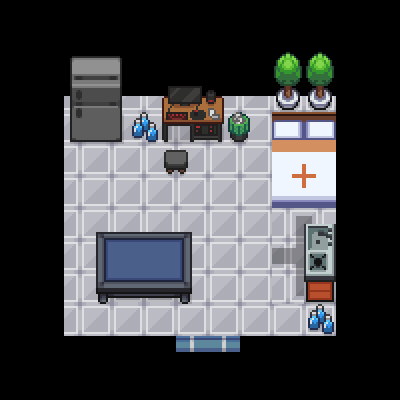

Tiled map render using the project's own tile images. Description and the whole map definition, tile-layer contents included, below:
An orthogonal 25x25 tile map with 16x16 px tiles, 2 tile layers (background, elements) and 13 objects (heal_zone, warp, spawn_house).

<map version="1.9" tiledversion="1.9.2" orientation="orthogonal" renderorder="right-down" width="25" height="25" tilewidth="16" tileheight="16" infinite="0" nextlayerid="4" nextobjectid="14">
 <tileset firstgid="1" source="Tileset insides.tsx" />
 <layer id="1" name="background" width="25" height="25">
  <data encoding="csv">
0,0,0,0,0,0,0,0,0,0,0,0,0,0,0,0,0,0,0,0,0,0,0,0,0,
0,0,0,0,0,0,0,0,0,0,0,0,0,0,0,0,0,0,0,0,0,0,0,0,0,
0,0,62,62,62,62,62,62,62,62,62,62,62,62,62,62,62,62,62,62,62,62,62,0,0,
0,0,62,1127,1128,1129,1130,1127,1128,1129,1130,1127,1128,1129,1130,1127,1128,1129,1130,1127,1128,1129,62,0,0,
0,0,62,1155,1156,1157,1158,1155,1156,1157,1158,1155,1156,1157,1158,1155,1156,1157,1158,1155,1156,1157,62,0,0,
0,0,62,1127,1128,1129,1130,1127,1128,1129,1130,1127,1128,1129,1130,1127,1128,1129,1130,1127,1128,1129,62,0,0,
0,0,62,1127,1264,1263,1264,1263,1264,1263,1264,1263,1264,1263,1264,1263,1264,1263,1264,1263,1264,1127,62,0,0,
0,0,62,1155,1236,1235,1236,1235,1236,1235,1236,1235,1236,1235,1236,1235,1236,1235,1236,1235,1236,1155,62,0,0,
0,0,62,1127,1264,1263,1264,1263,1264,1263,1264,1263,1264,1263,1264,1263,1264,1263,1264,1263,1264,1127,62,0,0,
0,0,62,1155,1236,1235,1236,1235,1236,1235,1236,1235,1236,1235,1236,1235,1236,1235,1236,1235,1236,1155,62,0,0,
0,0,62,1127,1264,1263,1264,1263,1264,1263,1264,1263,1264,1263,1264,1263,1264,1263,1264,1263,1264,1127,62,0,0,
0,0,62,1155,1236,1235,1236,1235,1236,1235,1236,1235,1236,1235,1236,1235,1236,1235,1236,1235,1236,1155,62,0,0,
0,0,62,1127,1264,1263,1264,1263,1264,1263,1264,1263,1264,1263,1264,1263,1264,1263,1264,1263,1264,1127,62,0,0,
0,0,62,1155,1236,1235,1236,1235,1236,1235,1236,1235,1236,1235,1236,1235,1236,1235,1236,1235,1236,1155,62,0,0,
0,0,62,1127,1264,1263,1264,1263,1264,1263,1264,1263,1264,1263,1264,1263,1264,1263,1264,1263,1264,1127,62,0,0,
0,0,62,1155,1236,1235,1236,1235,1236,1235,1236,1235,1236,1235,1236,1235,1236,1235,1236,1235,1236,1155,62,0,0,
0,0,62,1127,1264,1263,1264,1263,1264,1263,1264,1263,1264,1263,1264,1263,1264,1263,1264,1263,1264,1127,62,0,0,
0,0,62,1155,1236,1235,1236,1235,1236,1235,1236,1235,1236,1235,1236,1235,1236,1235,1236,1235,1236,1155,62,0,0,
0,0,62,1127,1264,1263,1264,1263,1264,1263,1264,1263,1264,1263,1264,1263,1264,1263,1264,1263,1264,1127,62,0,0,
0,0,62,1155,1236,1235,1236,1235,1236,1235,1236,1235,1236,1235,1236,1235,1236,1235,1236,1235,1236,1155,62,0,0,
0,0,62,1127,1264,1263,1264,1263,1264,1263,1264,1263,1264,1263,1264,1263,1264,1263,1264,1263,1264,1127,62,0,0,
0,0,62,1127,1128,1129,1130,1127,1128,1129,1130,2396,2397,2398,2399,1127,1128,1129,1130,1127,1128,1155,62,0,0,
0,0,62,62,62,62,62,62,62,62,62,62,62,62,62,62,62,62,62,62,62,62,62,0,0,
0,0,0,0,0,0,0,0,0,0,0,0,0,0,0,0,0,0,0,0,0,0,0,0,0,
0,0,0,0,0,0,0,0,0,0,0,0,0,0,0,0,0,0,0,0,0,0,0,0,0
</data>
 </layer>
 <layer id="2" name="elements" width="25" height="25">
  <data encoding="csv">
0,0,0,0,0,0,0,0,0,0,0,0,0,0,0,0,0,0,0,0,0,0,0,0,0,
0,0,0,0,0,0,0,0,0,0,0,0,0,0,0,0,0,0,0,0,0,0,0,0,0,
0,0,0,0,0,0,0,0,0,0,0,0,0,0,0,0,0,0,0,0,0,0,0,0,0,
0,0,0,0,293,294,295,296,0,0,0,0,0,0,0,0,0,1131,1132,1131,1132,0,0,0,0,
0,0,0,0,321,322,323,324,0,0,0,0,0,0,0,0,0,1159,1160,1159,1160,0,0,0,0,
0,0,0,0,349,350,351,352,0,0,337,338,339,340,0,0,0,1187,1188,1187,1188,0,0,0,0,
0,0,0,0,377,378,379,380,0,0,365,366,367,368,0,0,0,1215,1216,1215,1216,0,0,0,0,
0,0,0,0,405,406,407,408,571,572,393,394,395,396,619,620,0,972,973,974,975,0,0,0,0,
0,0,0,0,433,434,435,436,599,600,421,422,423,424,647,648,0,1000,1001,1002,1003,0,0,0,0,
0,0,0,0,0,0,0,0,0,0,563,564,0,0,0,0,0,1028,1029,1030,1031,0,0,0,0,
0,0,0,0,0,0,0,0,0,0,591,592,0,0,0,0,0,1056,1057,1058,1059,0,0,0,0,
0,0,0,0,0,0,0,0,0,0,0,0,0,0,0,0,0,1084,1085,1086,1087,0,0,0,0,
0,0,0,0,0,0,0,0,0,0,0,0,0,0,0,0,0,1112,1113,1114,1115,0,0,0,0,
0,0,0,0,0,0,0,0,0,0,0,0,0,0,0,0,0,1140,1141,1142,1143,0,0,0,0,
0,0,0,0,0,0,2507,2508,2509,2510,2511,2512,0,0,0,0,0,1168,1169,483,484,0,0,0,0,
0,0,0,0,0,0,2535,2536,2537,2538,2539,2540,0,0,0,0,0,1196,1197,511,512,0,0,0,0,
0,0,0,0,0,0,2563,2564,2565,2566,2567,2568,0,0,0,0,0,1224,1225,539,540,0,0,0,0,
0,0,0,0,0,0,2591,2592,2593,2594,2595,2596,0,0,0,0,0,1252,1253,567,568,0,0,0,0,
0,0,0,0,0,0,2619,2620,2621,2622,2623,2624,0,0,0,0,0,1280,1281,595,596,0,0,0,0,
0,0,0,0,0,0,0,0,0,0,0,0,0,0,0,0,0,0,0,571,572,0,0,0,0,
0,0,0,0,0,0,0,0,0,0,0,0,0,0,0,0,0,0,0,599,600,0,0,0,0,
0,0,0,0,0,0,0,0,0,0,0,0,0,0,0,0,0,0,0,0,0,0,0,0,0,
0,0,0,0,0,0,0,0,0,0,0,0,0,0,0,0,0,0,0,0,0,0,0,0,0,
0,0,0,0,0,0,0,0,0,0,0,0,0,0,0,0,0,0,0,0,0,0,0,0,0,
0,0,0,0,0,0,0,0,0,0,0,0,0,0,0,0,0,0,0,0,0,0,0,0,0
</data>
 </layer>
 <objectgroup id="3" name="objects">
  <object id="1" x="30.9887" y="28.5293" width="338.416" height="66.8962">
   <properties>
    <property name="area_type" value="collision" />
   </properties>
  </object>
  <object id="2" x="336.449" y="32.4643" width="34.9238" height="338.416">
   <properties>
    <property name="area_type" value="collision" />
   </properties>
  </object>
  <object id="3" x="25.578" y="334.973" width="353.665" height="52.6316">
   <properties>
    <property name="area_type" value="collision" />
   </properties>
  </object>
  <object id="4" x="14.7565" y="32.4643" width="49.1884" height="345.794">
   <properties>
    <property name="area_type" value="collision" />
   </properties>
  </object>
  <object id="5" x="69.8475" y="75.2582" width="51.6478" height="65.9124">
   <properties>
    <property name="area_type" value="collision" />
   </properties>
  </object>
  <object id="6" x="161.83" y="94.4417" width="87.0635" height="48.2046">
   <properties>
    <property name="area_type" value="collision" />
   </properties>
  </object>
  <object id="7" x="271.52" y="111.166" width="64.4368" height="95.4255">
   <properties>
    <property name="area_type" value="collision" />
   </properties>
  </object>
  <object id="8" name="heal_zone" x="270" y="109" width="68.25" height="99.75" />
  <object id="9" x="303.333" y="223" width="33" height="79">
   <properties>
    <property name="area_type" value="collision" />
   </properties>
  </object>
  <object id="10" name="warp" x="174.5" y="328" width="65" height="24.5">
   <properties>
    <property name="offset" type="int" value="-5" />
    <property name="point" value="enter_house_exit3" />
    <property name="target" value="carte" />
   </properties>
  </object>
  <object id="11" name="spawn_house" x="229.5" y="301.5">
   <point />
  </object>
  <object id="12" x="97" y="231" width="93.5" height="71.5">
   <properties>
    <property name="area_type" value="collision" />
   </properties>
  </object>
  <object id="13" x="301" y="331.5" />
 </objectgroup>
</map>
